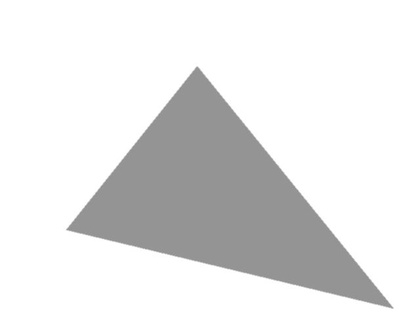
%> input picture triangle.jpg, 420 x 315 px, shrunk from 640 x 480 before the run
$ octave --eval "result = fftFile('../triangle.jpg');"   (GNU Octave 9; MATLAB toolbox functions it lacks are replaced by stand-ins)
%> lines starting %> are read from the running program, lines starting %| are printed output that depends on the picture
% fftFile(path) Generates a real FFT Image (center is DC) overwriting the file path
function F = fftFile(path)
%> called with path = '../triangle.jpg'
    f = imread(path);
%> f is the input picture: size 315x420 uint8; min 138, max 255, mean 229
    if(size(f,3) > 1)
        f = rgb2gray(f);
    end
    % DC Shift %
    [M,N] = size(f);
%> M = 315; N = 420
    f_s = zeros(size(f));
    for x = 1:M
        for y = 1:N
        f_s(x,y) = f(x,y) * (-1)^(x+y);
        end
    end
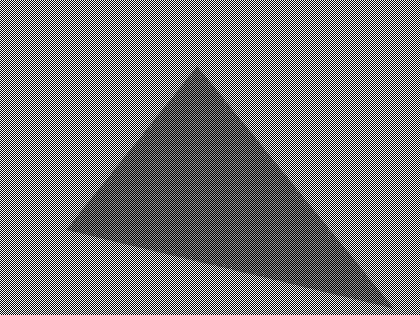
%> f_s: size 315x420 double; min 0, max 255, mean 114.5
    % FFT %
    F = uint8(abs(fft2(f_s)));
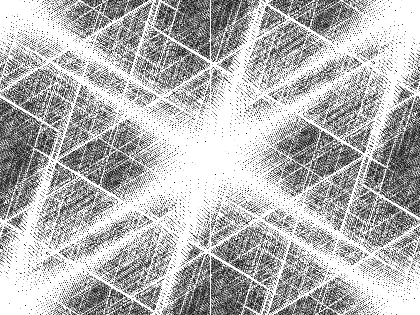
%> F: size 315x420 uint8; min 1, max 255, mean 180.7
    imwrite(F,path);
end
